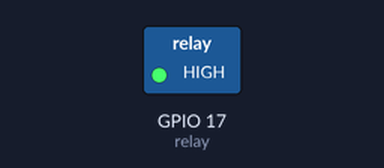
A program run on a simulated Raspberry Pi (BCM pin numbers). On the bench: switched loads named in the program (green lamp = pin HIGH). Dashed ring = blinking.

Above: at 0.5 s.
Timing chart, 0 to 4.6 s (numbered marks = the images above):
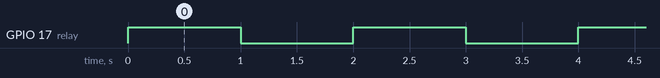

The program:

RelayTest.py
```python
import digitalio
import board
import time

relay = digitalio.DigitalInOut(board.D17)

relay.direction = digitalio.Direction.OUTPUT

while True:
	relay.value = True
	time.sleep(1)
	relay.value = False
	time.sleep(1)
```

Measured:
- by itself, GPIO 17 (relay): alternates HIGH for 1.0 s and LOW for 1.0 s
